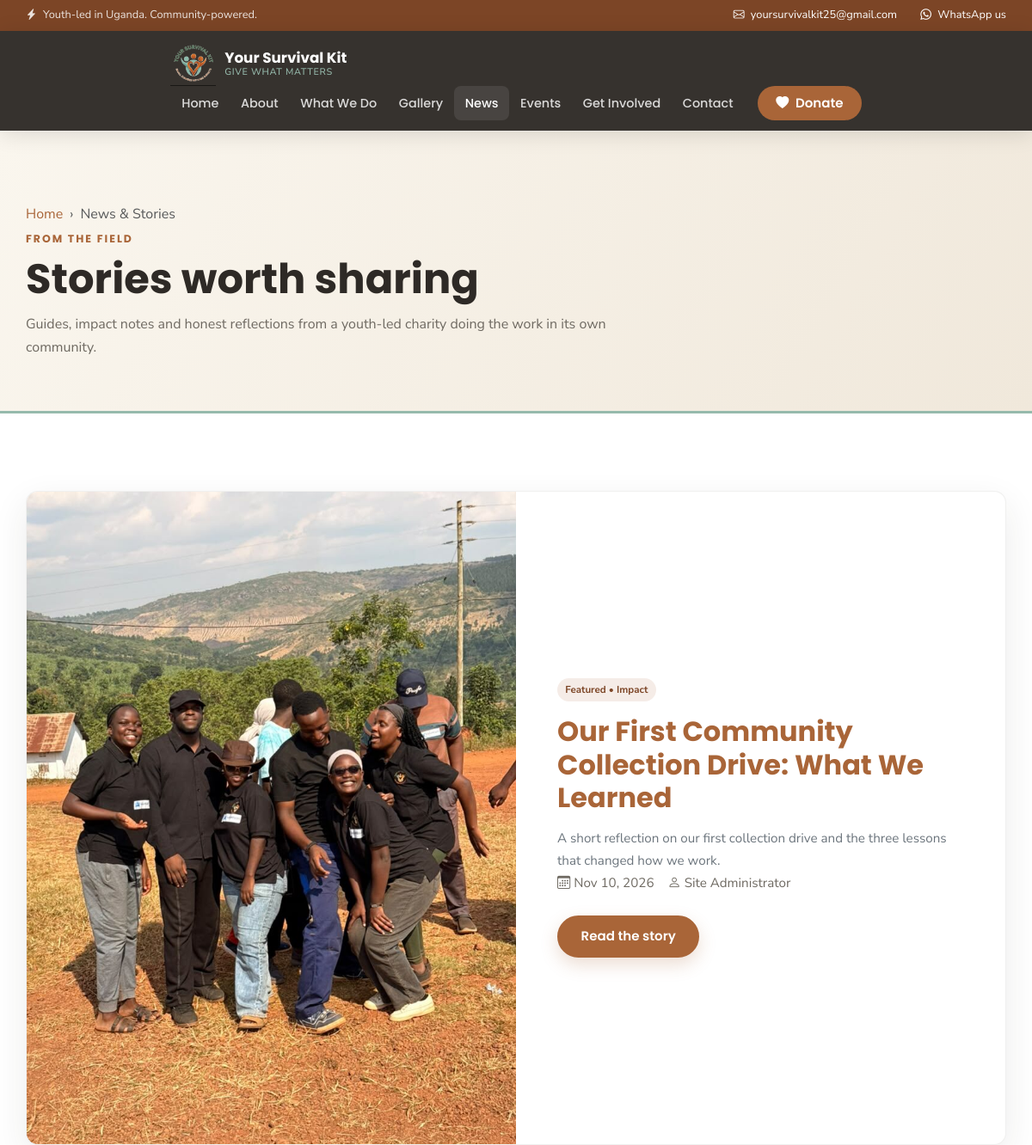
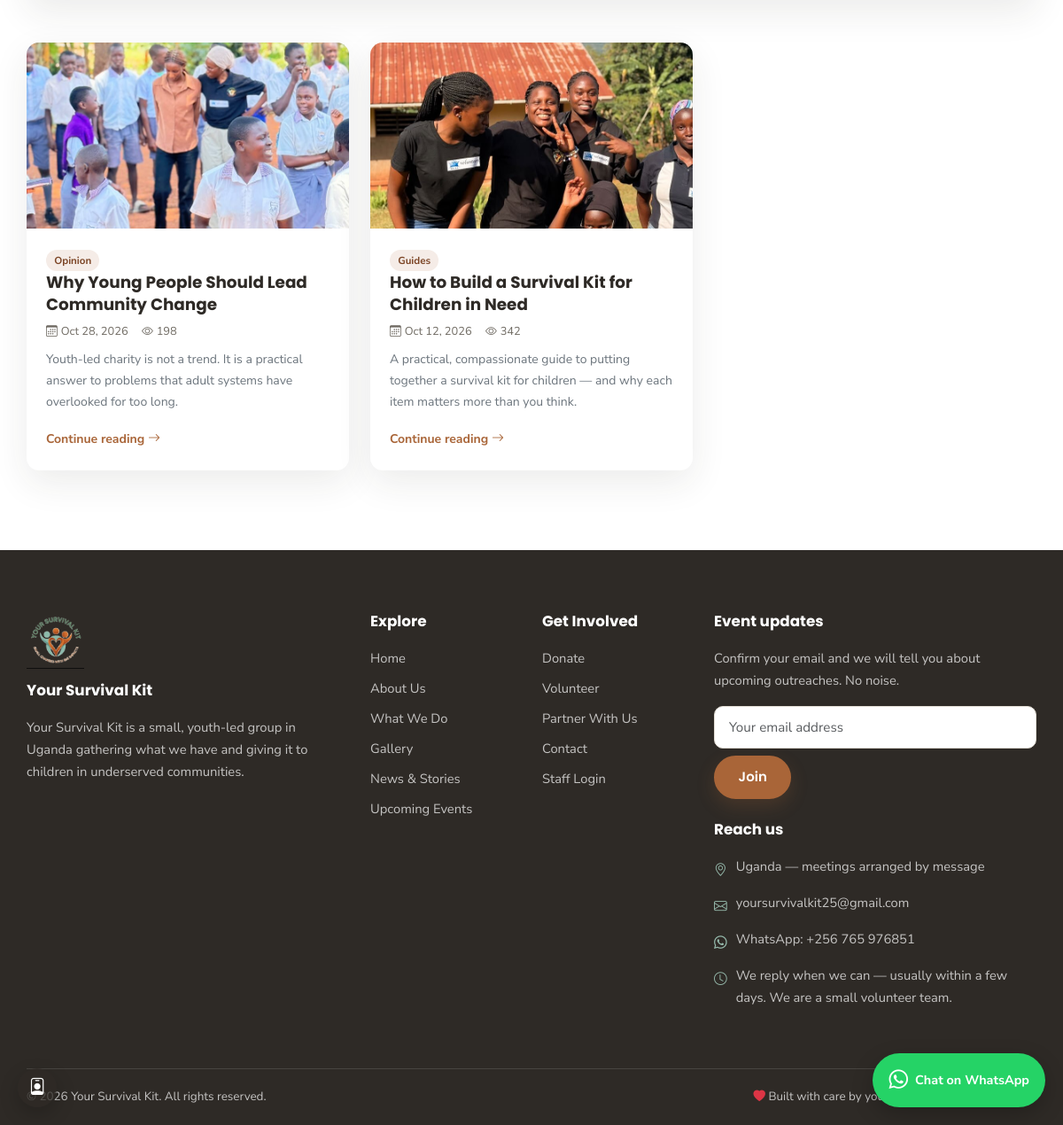
Page /news.php on the committed database (2 pictures, top to bottom).
### tables this page shows
CREATE TABLE IF NOT EXISTS news (
  id            INT UNSIGNED AUTO_INCREMENT PRIMARY KEY,
  title         VARCHAR(220) NOT NULL,
  slug          VARCHAR(240) NOT NULL UNIQUE,
  category      VARCHAR(80) NOT NULL DEFAULT 'News',
  excerpt       TEXT,
  content       LONGTEXT,
  image         VARCHAR(255),
  author_id     INT UNSIGNED DEFAULT NULL,
  status        ENUM('draft','published') NOT NULL DEFAULT 'draft',
  views         INT NOT NULL DEFAULT 0,
  published_at  DATETIME DEFAULT NULL,
  created_at    TIMESTAMP NOT NULL DEFAULT CURRENT_TIMESTAMP,
  updated_at    TIMESTAMP NOT NULL DEFAULT CURRENT_TIMESTAMP ON UPDATE CURRENT_TIMESTAMP,
  KEY idx_status (status),
  KEY idx_published (published_at),
  CONSTRAINT fk_news_author FOREIGN KEY (author_id) REFERENCES admin_users(id) ON DELETE SET NULL
);

### includes/config.php (called while the page is built, shortened)
<?php
function url(string $path = ''): string
{
    return BASE_URL . ltrim($path, '/');
}

### includes/functions.php (called while the page is built, shortened)
<?php
require_once __DIR__ . '/config.php';
function e($value): string
{
    return htmlspecialchars((string) $value, ENT_QUOTES | ENT_SUBSTITUTE, 'UTF-8');
}
function image_src(?string $filename, string $fallback = 'outreach/outreach-09.jpg'): string
{
    if ($filename) {
        $safe = basename($filename);
        if (is_file(UPLOAD_DIR . $safe)) {
            return UPLOAD_URL . rawurlencode($safe);
        }
    }
    return asset('img/' . $fallback);
}
function excerpt(string $text, int $length = 160): string
{
    $text = trim(strip_tags($text));
    if (mb_strlen($text) <= $length) {
        return $text;
    }
    return mb_substr($text, 0, $length) . '…';
}

### news.php (the view, shortened to what this page needs)
<?php
require_once __DIR__ . '/includes/config.php';
require_once __DIR__ . '/includes/functions.php';
$perPage = 6;
$page    = max(1, (int) ($_GET['page'] ?? 1));
$offset  = ($page - 1) * $perPage;
$posts = $pdo->prepare(
    'SELECT n.*, a.name AS author_name FROM news n
     LEFT JOIN admin_users a ON a.id = n.author_id
     WHERE n.status = "published" ORDER BY n.published_at DESC LIMIT ? OFFSET ?'
);
$posts->bindValue(1, $perPage, PDO::PARAM_INT);
$posts->bindValue(2, $offset, PDO::PARAM_INT);
$posts->execute();
$all = $posts->fetchAll();
$featured = array_shift($all);
include __DIR__ . '/includes/header.php';
?>
<section class="page-hero">
  <div class="ys-container">
    <nav aria-label="breadcrumb"><ol class="breadcrumb">
      <li class="breadcrumb-item"><a href="<?= e(url()) ?>">Home</a></li>
      <li class="breadcrumb-item active" aria-current="page">News & Stories</li>
    </ol></nav>
    <span class="eyebrow">From the field</span>
    <h1>Stories worth sharing</h1>
    <p>Guides, impact notes and honest reflections from a youth-led charity doing the work in its own community.</p>
  </div>
</section>
<section class="section">
  <div class="ys-container">
    <?php if ($featured): ?>
      <article class="card-ys mb-5 p-0 overflow-hidden">
        <div class="row g-0">
          <div class="col-md-6">
            <img src="<?= e(image_src($featured['image'])) ?>" alt="<?= e($featured['title']) ?>" class="w-100 h-100" style="object-fit:cover;min-height:320px">
          </div>
          <div class="col-md-6 p-4 p-lg-5 d-flex flex-column justify-content-center">
            <span class="badge-ys align-self-start mb-3">Featured • <?= e($featured['category']) ?></span>
            <h2 class="mb-3"><a href="<?= e(url('news/' . $featured['slug'])) ?>" class="text-decoration-none"><?= e($featured['title']) ?></a></h2>
            <p class="text-secondary"><?= e(excerpt($featured['excerpt'] ?: strip_tags($featured['content']), 260)) ?></p>
            <p class="story-meta mb-4">
              <span><i class="bi bi-calendar3 me-1"></i><?= e(date('M j, Y', strtotime($featured['published_at'] ?? $featured['created_at']))) ?></span>
              <span><i class="bi bi-person me-1"></i><?= e($featured['author_name'] ?? 'Our team') ?></span>
            </p>
            <a href="<?= e(url('news/' . $featured['slug'])) ?>" class="btn btn-ys align-self-start">Read the story</a>
          </div>
        </div>
      </article>
    <?php endif; ?>
    <?php if ($all): ?>
      <div class="row g-4">
        <?php foreach ($all as $n): ?>
          <div class="col-md-6 col-lg-4">
            <article class="story-card">
              <a href="<?= e(url('news/' . $n['slug'])) ?>"><img src="<?= e(image_src($n['image'])) ?>" alt="<?= e($n['title']) ?>" loading="lazy"></a>
              <div class="story-body">
                <span class="badge-ys mb-2"><?= e($n['category']) ?></span>
                <h4><a href="<?= e(url('news/' . $n['slug'])) ?>"><?= e($n['title']) ?></a></h4>
                <p class="story-meta mt-2">
                  <span><i class="bi bi-calendar3 me-1"></i><?= e(date('M j, Y', strtotime($n['published_at'] ?? $n['created_at']))) ?></span>
                  <span><i class="bi bi-eye me-1"></i><?= (int) $n['views'] ?></span>
                </p>
                <p class="text-secondary small"><?= e(excerpt($n['excerpt'] ?: strip_tags($n['content']), 135)) ?></p>
                <a href="<?= e(url('news/' . $n['slug'])) ?>" class="fw-bold small text-brown">Continue reading <i class="bi bi-arrow-right"></i></a>
              </div>
            </article>
          </div>
        <?php endforeach; ?>
      </div>
    <?php elseif (!$featured): ?>
      <div class="text-center py-5"><p class="text-secondary">No stories published yet. Check back soon.</p></div>
    <?php endif; ?>
  </div>
</section>
<?php include __DIR__ . '/includes/footer.php'; ?>

### assets/css/style.css (style rules this page uses)
:root { --ys-brown: #a96538; --ys-brown-dark: #7c4526; --ys-green: #96baac; --ys-green-dark: #5c8577; --ys-ink: #2e2a26; --ys-muted: #6f6a62; --ys-cream: #faf6ee; --ys-sand: #f0e8db; --ys-gold: #e5b24b; --ys-white: #ffffff; --ys-radius: 14px; --ys-shadow: 0 14px 40px rgba(46, 42, 38, .09); --ys-font-head: 'Poppins', sans-serif; --ys-font-body: 'Nunito Sans', sans-serif; }
html { scroll-behavior: smooth; }
body { font-family: var(--ys-font-body); color: var(--ys-ink); background: var(--ys-white); font-size: 16px; line-height: 1.7; }
h1, h2, h3, h4, h5, h6 { font-family: var(--ys-font-head); font-weight: 700; color: var(--ys-ink); }
a { color: var(--ys-brown); text-decoration: none; transition: color .2s ease; }
img { max-width: 100%; }
.ys-container { max-width: 1180px; margin: 0 auto; padding: 0 20px; }
.section { padding: 90px 0; }
.eyebrow { display: inline-block; font: 700 .78rem/1 var(--ys-font-head); letter-spacing: .16em; text-transform: uppercase; color: var(--ys-brown); margin-bottom: 12px; }
.text-brown { color: var(--ys-brown) !important; }
.btn { border-radius: 50px; padding: .7rem 1.6rem; font-family: var(--ys-font-head); font-weight: 600; font-size: .94rem; }
.btn-ys { background: var(--ys-brown); color: #fff; border: 2px solid var(--ys-brown); box-shadow: 0 8px 20px rgba(169,101,56,.22); }
.page-hero { background: linear-gradient(120deg, var(--ys-cream), var(--ys-sand)); padding: 70px 0 60px; border-bottom: 3px solid var(--ys-green); }
.page-hero h1 { font-size: clamp(2rem, 4.5vw, 3rem); margin-bottom: 10px; }
.page-hero p { color: var(--ys-muted); max-width: 680px; margin: 0; }
.breadcrumb { margin-top: 14px; margin-bottom: 0; --bs-breadcrumb-divider: '›'; }
.breadcrumb a { color: var(--ys-brown); }
.card-ys { background: #fff; border: 1px solid rgba(46,42,38,.07); border-radius: var(--ys-radius); padding: 30px; box-shadow: var(--ys-shadow); height: 100%; transition: transform .25s ease, box-shadow .25s ease; }
.card-ys.p-0 { padding: 0; }
.card-ys p { color: var(--ys-muted); font-size: .95rem; margin: 0; }
.story-card { background: #fff; border-radius: var(--ys-radius); overflow: hidden; box-shadow: var(--ys-shadow); height: 100%; transition: transform .25s; }
.story-card img { width: 100%; height: 210px; object-fit: cover; }
.story-card .story-body { padding: 22px; }
.story-meta { font-size: .8rem; color: var(--ys-muted); margin-bottom: 8px; }
.story-meta span { margin-right: 12px; }
.story-card h4 { font-size: 1.15rem; line-height: 1.35; }
.story-card h4 a { color: var(--ys-ink); }
.badge-ys { background: rgba(169,101,56,.12); color: var(--ys-brown-dark); border-radius: 50px; padding: .35em .8em; font-size: .72rem; font-weight: 700; }
html { -webkit-text-size-adjust: 100%; }
body { overflow-x: hidden; }

### rows in the picture
news: image (picture), category "Impact", title "Our First Community Collection Drive: What We Learned", excerpt "A short reflection on our first collection drive and the three lessons that changed how we work.", published_at "Nov 10, 2026"
news: image (picture), category "Opinion", title "Why Young People Should Lead Community Change", published_at "Oct 28, 2026", views "198", excerpt "Youth-led charity is not a trend. It is a practical answer to problems that adult systems have overlooked for too long."
news: image (picture), category "Guides", title "How to Build a Survival Kit for Children in Need", published_at "Oct 12, 2026", views "342", excerpt "A practical, compassionate guide to putting together a survival kit for children — and why each item matters more than you think."

### other values in the picture
$email "yoursurvivalkit25@gmail.com"
$featured['author_name'] "Site Administrator"
setting('about_short', SITE_TAGLINE) "Your Survival Kit is a small, youth-led group in Uganda gathering what we have and giving it to children in underserved communities."
$address "Uganda — meetings arranged by message"
setting('whatsapp_number') "+256 765 976851"
$hours "We reply when we can — usually within a few days. We are a small volunteer team."
